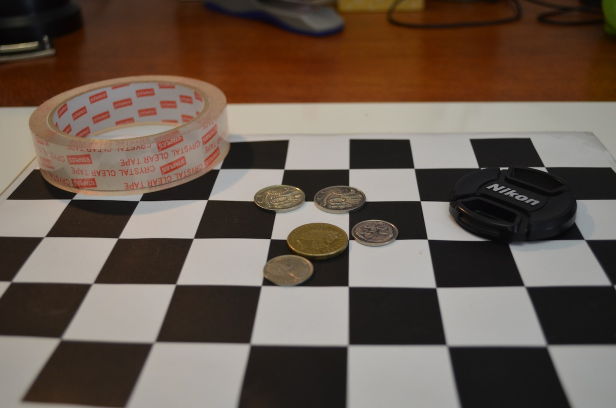
%> input picture Robotica_2/clase2/chess_circles.jpg, 1232 x 816 px (shown at 1/2 size)
$ octave clase2_transformadahough.m   (GNU Octave 9; MATLAB toolbox functions it lacks are replaced by stand-ins)
%> lines starting %> are read from the running program, lines starting %| are printed output that depends on the picture
% =========================================================================
% MT3006 - CLASE 2: EJEMPLO TRANSFORMADA DE HOUGH PARA L蚇EAS
% =========================================================================
% En el siguiente ejemplo se emplea la funci髇 hough para determinar las
% l韓eas presentes en la imagen. Luego se muestra un overlay de las mismas
% sobre la imagen original.
% =========================================================================
% Se carga una imagen correspondiente a un tablero de ajedrez
I = imread('chess_circles.jpg');
%> I is the input picture: size 816x1232x3 uint8; mean R, G, B 103.8, 89.3, 78.6

% Se reduce en un 50%
I = imresize(I, 0.5);
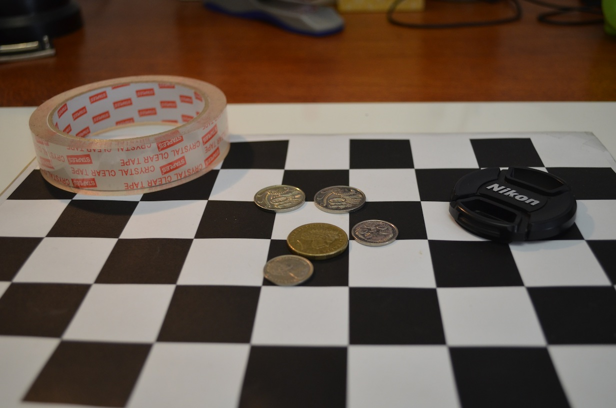
%> I: size 408x616x3 uint8; mean R, G, B 103.8, 89.3, 78.6

% Se convierte a escala de grises
Ig = rgb2gray(I);
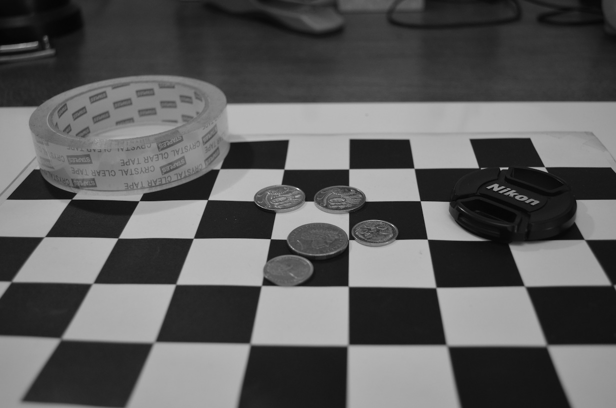
%> Ig: size 408x616 uint8; min 4, max 221, mean 92.4

% Se obtiene un kernel Gaussiano para suavizado
K = fspecial('gaussian');

% Se suaviza la imagen. N髏ese que m鷏tiples pasadas del kernel equivalen a
% aplicar una 鷑ica pasada de un kernel m醩 grande (filtros en cascada)
Igf = imfilter(Ig, K);
Igf = imfilter(Igf, K);
Igf = imfilter(Igf, K);

% Se obtienen los bordes empleando el detector Canny
E = edge(Ig, 'canny');
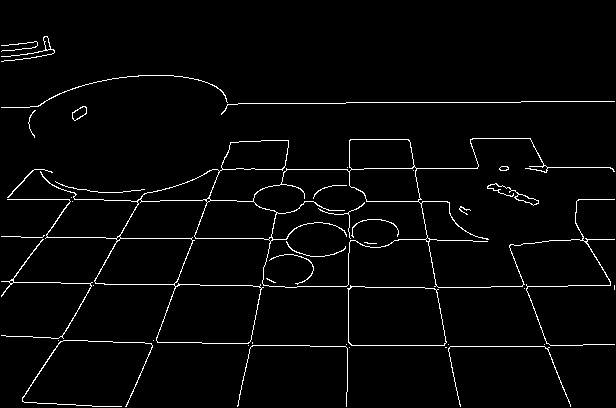
%> E: size 408x616 logical; 2.7% white in thin lines or dots

% Se efect鷄 la transformada de Hough para l韓eas
[H, T, R] = hough(E);
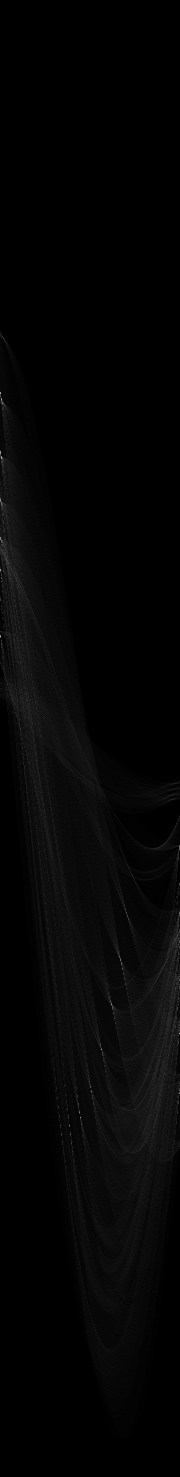
%> H: size 1477x180 double; min 0, max 220, mean 4.7
%> T = 180 values from -90 to 89; R = 1477 values from -738 to 738

% Se extraen los top N candidatos de l韓eas desde el acumulador
N = 10;
P = houghpeaks(H, N);
%> P = [458 2; 394 1; 637 1; 501 1; 1050 102; 570 1; 540 1; 1118 81; 1092 92; 1005 112]

% Se obtienen los par醡etros para estas l韓eas
lines = houghlines(Igf, T, R, P);
%> lines = 15 lines; longest, point1 to point2 (x, y): (1, 282) to (616, 293), (1, 346) to (616, 346), (1, 103) to (616, 103), (1, 239) to (616, 239), (1, 170) to (616, 170), (1, 200) to (616, 200)

% Se muestran las l韓eas en un overlay sobre la imagen original, adem醩 se
% despliega el espacio Hough
figure;
subplot(2, 1, 1);
imshow(I);
title('chess\_circles.jpg');
hold on;

% Se colocan las l韓eas detectadas en el overlay
for k = 1:length(lines)
   xy = [lines(k).point1; lines(k).point2];
   plot(xy(:,1), xy(:,2), 'LineWidth', 2, 'Color', 'blue');

   % Se grafican los inicios y finales de las l韓eas
   plot(xy(1,1), xy(1,2), 'x', 'LineWidth', 2, 'Color', 'yellow');
   plot(xy(2,1), xy(2,2), 'x', 'LineWidth', 2, 'Color', 'red');
end
%> this loop made 15 passes
%> xy on passes 1 to 12: [1 282; 616 293], [1 346; 616 346], [1 103; 616 103], [1 239; 616 239], [239 404; 318 2], [1 170; 616 170], [1 200; 616 200], [386 1; 458 408], [348 320; 348 376], [349 262; 349 319], [350 205; 350 261], [351 148; 351 204]

% Se muestra el espacio Hough
subplot(2, 1, 2);
imshow(imadjust(mat2gray(H)), 'XData', T, 'YData', R, 'InitialMagnification', 'fit');
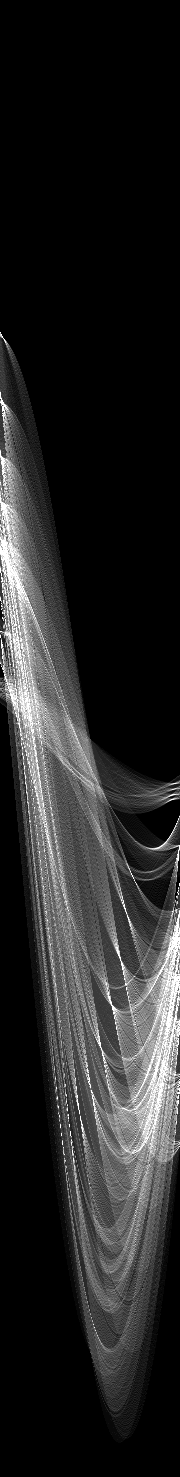
%> displayed picture: size 1477x180, on the screen's scale of 0 to 255; min 0, max 255, mean 37.6
title('Hough Line Transform');
xlabel('\theta');
ylabel('\rho');
axis on;
axis normal;
grid on;
hold on;

% Se despliega como un mapa de color
colormap('jet');
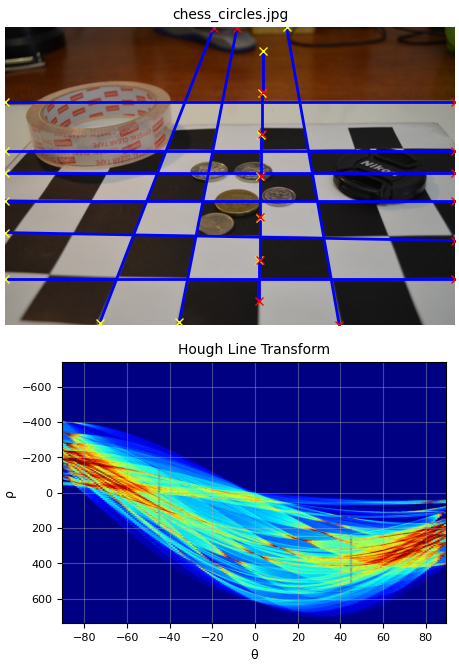
%> figure redrawn from the program's plot data, 2 panels

$ run again, with Robotica_2/clase2/mandril_color.tif saved as Robotica_2/clase2/chess_circles.jpg
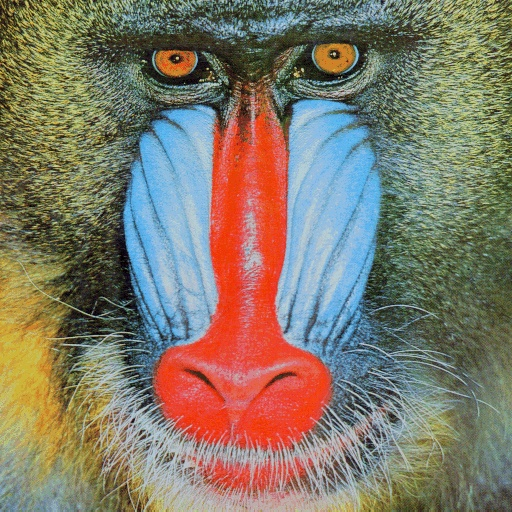
%> input picture Robotica_2/clase2/mandril_color.tif, 512 x 512 px
%> I is the input picture: size 512x512x3 uint8; mean R, G, B 129.6, 121.6, 105.2
%> I: size 256x256x3 uint8
%> `E = edge(Ig, 'canny');`:
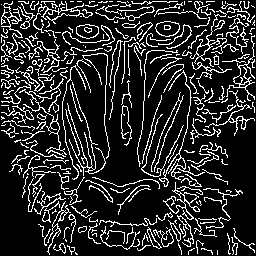
%> E: size 256x256 logical; 16.8% white in thin lines or dots
%> T = 180 values from -90 to 89; R = 723 values from -361 to 361
%> P = [361 46; 361 1; 349 46; 542 136; 379 178; 315 46; 569 116; 341 11; 334 46; 413 88]
%> lines = 9 lines; longest, point1 to point2 (x, y): (1, 255) to (256, 1), (1, 2) to (255, 256), (1, 19) to (238, 256), (1, 40) to (217, 256), (110, 256) to (229, 3), (1, 67) to (190, 256)
%> the loop `for k = 1:length(lines)` made 9 passes
%> xy on passes 1 to 8: [1 2; 255 256], [1 2; 256 2], [1 19; 238 256], [1 255; 256 1], [1 67; 190 256], [110 256; 229 3], [1 22; 256 67], [1 40; 217 256]
%> `colormap('jet');`:
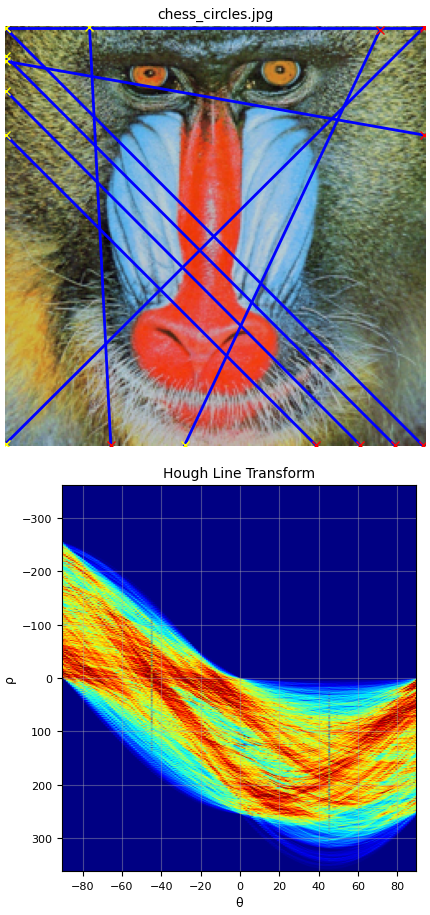
%> figure redrawn from the program's plot data, 2 panels
